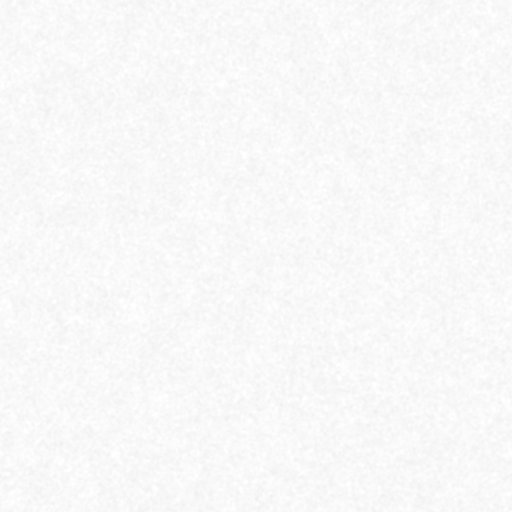
#> input picture site/assets/paint/paper.png, 512 x 512 px
$ python -i build_tale_pages.py   (imports and definitions only)
#> lines starting #> are read from the running program, lines starting #| are printed output that depends on the picture
"""Build one static, shareable page per episode: site/tales/<slug>.html.

    python tools/build_tale_pages.py          # after tools/build_catalog.py

Each page has its own title, description, link-preview card (site/assets/og/tales/<slug>.jpg),
structured data and the full text of the story, so search engines can index it and a link
shared on X, iMessage or Facebook shows that story's plate. The player is the same as
listen.html. It also rewrites site/sitemap.xml.

Cards use the site's fonts from .cache/fonts (fetched by tools/tiktok.py on first run).
"""
from __future__ import annotations

import html
import json
from pathlib import Path

from PIL import Image, ImageDraw, ImageFont

ROOT = Path(__file__).resolve().parent.parent
SITE = ROOT / "site"
BASE = "https://storybook-audio.fly.dev"
FONTS = ROOT / ".cache" / "fonts"
OG = SITE / "assets" / "og" / "tales"
OUT = SITE / "tales"
STATIC_PAGES = ["/", "/personal.html", "/studio.html"]


def font(name, size):
    return ImageFont.truetype(str(FONTS / name), size)


def plate(art: str) -> Image.Image:
#> called with art = '../site/assets/land/hero.webp'
    if art.startswith("land_"):
        return Image.open(SITE / f"assets/land/{art}.webp").convert("RGB")
    paper = Image.open(SITE / "assets/paint/paper.png").convert("RGB")
#> paper is the input picture: PIL image 512x512 RGB; min 240, max 255, mean 248.5
    im = Image.open(SITE / f"assets/paint/{art}.png").convert("RGBA")
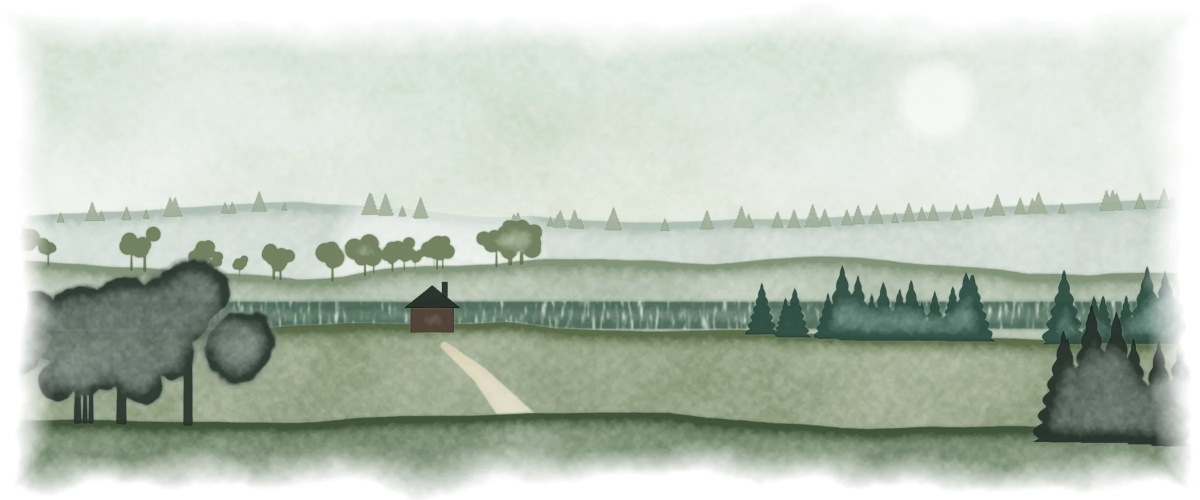
#> input picture site/assets/land/hero.webp, 2400 x 1000 px, given in place of hero.webp.png, which was not available (shown at 1/2 size)
    W, H = 1200, 630
    bg = paper.resize((W, int(paper.height * W / paper.width))).crop((0, 0, W, H)) if paper.width < W * 3 else paper.crop((0, 0, W, H))
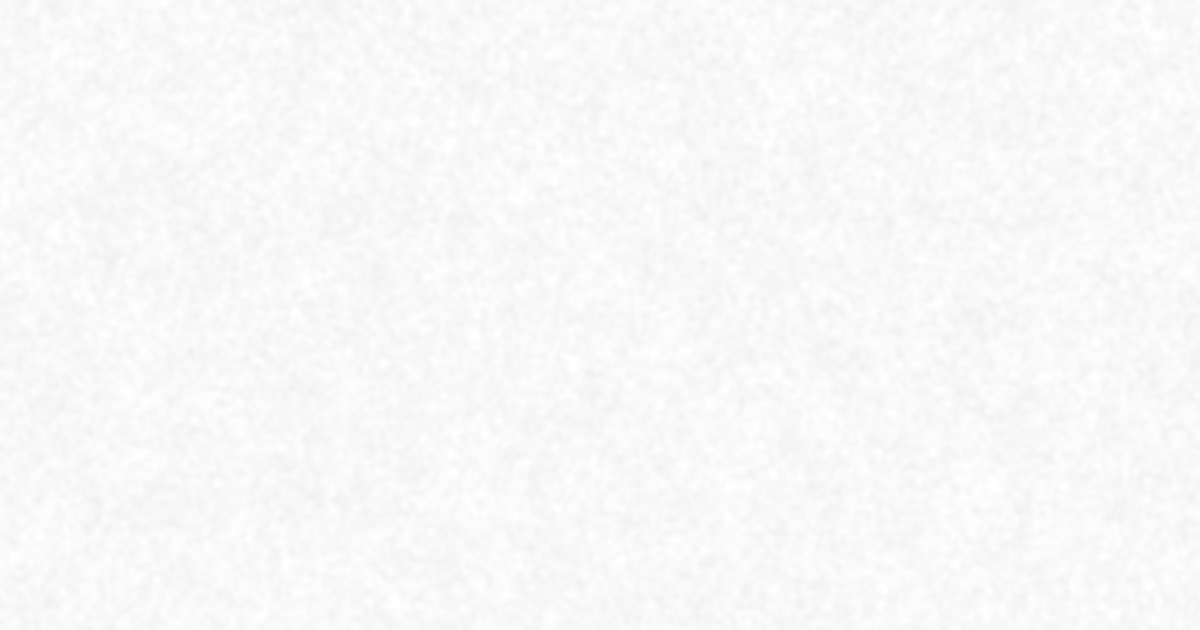
#> bg: PIL image 1200x630 RGB; min 240, max 255, mean 248.5
    if bg.size != (W, H):
        bg = bg.resize((W, H))
    r = 470 / im.height
#> r = 0.47
    im = im.resize((int(im.width * r), 470), Image.LANCZOS)
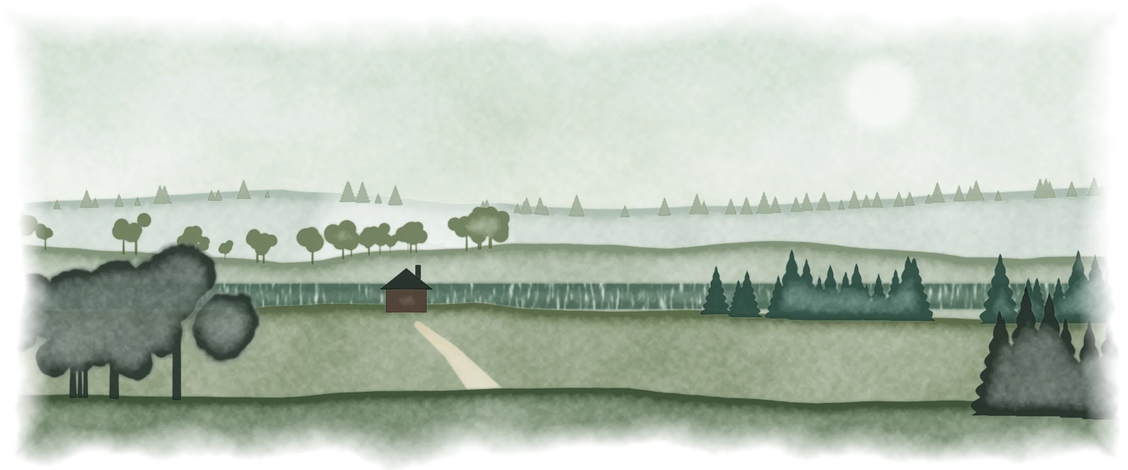
#> im: PIL image 1128x470 RGBA; mean R, G, B, A 188.6, 199, 186.4, 255
    bg.paste(im, ((W - im.width) // 2, 10), im)
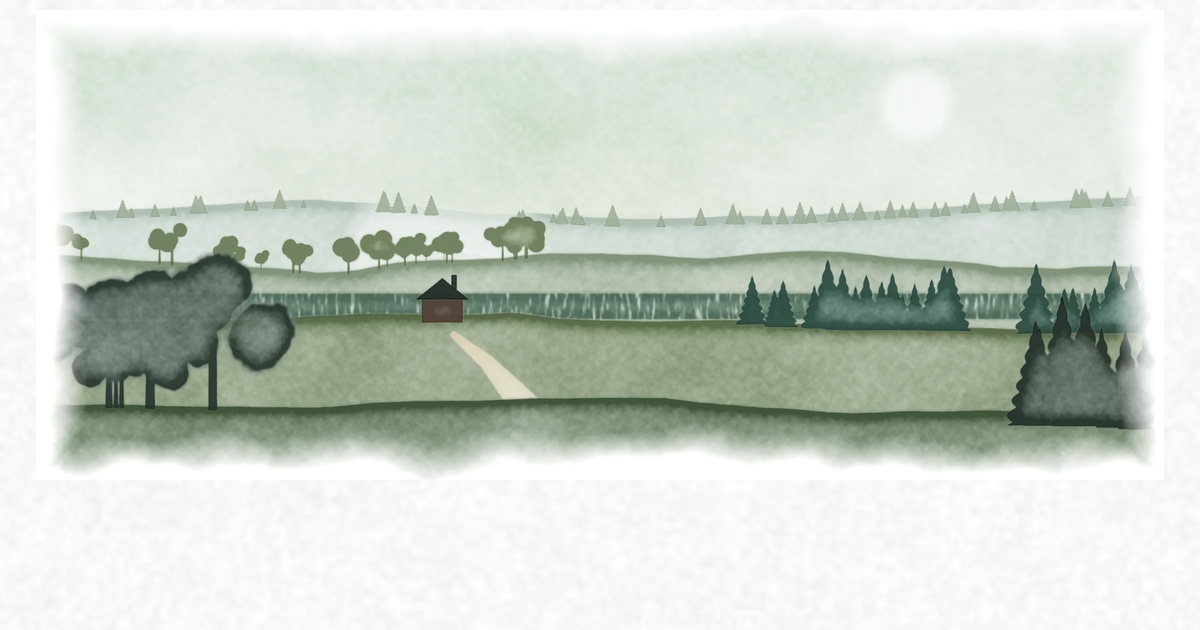
#> bg: PIL image 1200x630 RGB; mean R, G, B 206.5, 213.8, 205
    return bg


# [159 lines left out: functions card, transcript, page, main, not called in this run]


# [2 lines not run here, left out]

>>> result = plate('../site/assets/land/hero.webp')
